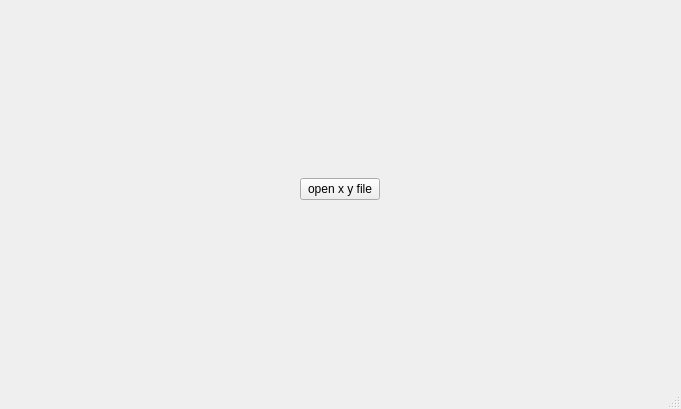
<?xml version="1.0" encoding="UTF-8"?>
<ui version="4.0">
 <class>MainWindow</class>
 <widget class="QMainWindow" name="MainWindow">
  <property name="geometry">
   <rect>
    <x>0</x>
    <y>0</y>
    <width>681</width>
    <height>409</height>
   </rect>
  </property>
  <property name="windowTitle">
   <string>Template</string>
  </property>
  <widget class="QWidget" name="centralwidget">
   <widget class="QWidget" name="gridLayoutWidget">
    <property name="geometry">
     <rect>
      <x>9</x>
      <y>9</y>
      <width>661</width>
      <height>361</height>
     </rect>
    </property>
    <layout class="QGridLayout" name="gridLayout">
     <item row="0" column="0">
      <spacer name="horizontalSpacer">
       <property name="orientation">
        <enum>Qt::Horizontal</enum>
       </property>
       <property name="sizeHint" stdset="0">
        <size>
         <width>40</width>
         <height>20</height>
        </size>
       </property>
      </spacer>
     </item>
     <item row="0" column="1">
      <widget class="QPushButton" name="button_x_y_file">
       <property name="text">
        <string>open x y file</string>
       </property>
      </widget>
     </item>
     <item row="0" column="2">
      <spacer name="horizontalSpacer_2">
       <property name="orientation">
        <enum>Qt::Horizontal</enum>
       </property>
       <property name="sizeHint" stdset="0">
        <size>
         <width>40</width>
         <height>20</height>
        </size>
       </property>
      </spacer>
     </item>
    </layout>
   </widget>
  </widget>
  <widget class="QMenuBar" name="menubar">
   <property name="geometry">
    <rect>
     <x>0</x>
     <y>0</y>
     <width>681</width>
     <height>20</height>
    </rect>
   </property>
  </widget>
  <widget class="QStatusBar" name="statusbar"/>
 </widget>
 <resources/>
 <connections/>
</ui>
